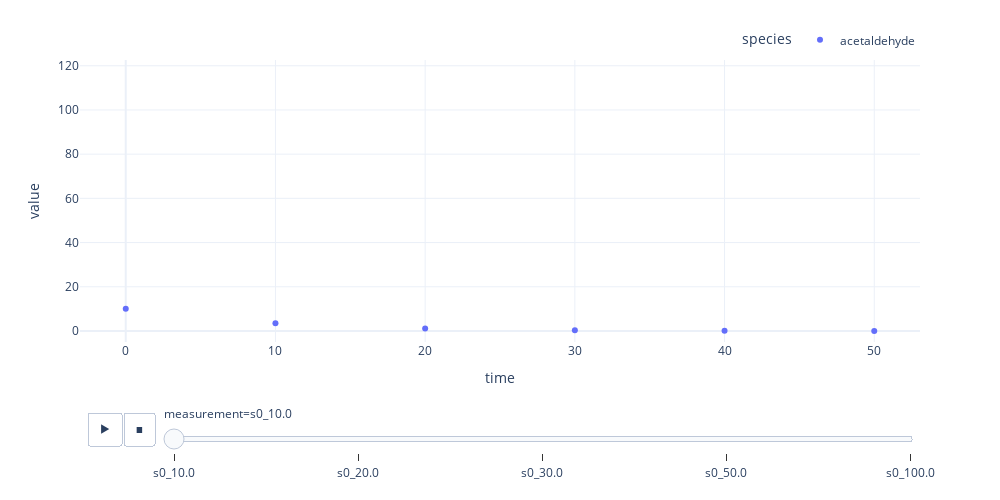

Notebook source saved alongside this figure:
### Code cell
enzmldoc.visualize(interactive=True, use_names=True)

### Figure 1 — Plotly figure (JSON) as saved in the notebook; plotly's stock layout.template omitted (floating-point values rounded to 4 significant figures)
{"data": [{"hovertemplate": "<b>%{hovertext}</b><br><br>species=acetaldehyde<br>measurement=s0_10.0<br>time=%{x}<br>value=%{y}<extra></extra>", "hovertext": ["acetaldehyde", "acetaldehyde", "acetaldehyde", "acetaldehyde", "acetaldehyde", "acetaldehyde"], "legendgroup": "acetaldehyde", "marker": {"color": "#636efa", "symbol": "circle"}, "mode": "markers", "name": "acetaldehyde", "orientation": "v", "showlegend": true, "type": "scatter", "x": [0, 10, 20, 30, 40, 50], "xaxis": "x", "y": [10, 3.435, 1.084, 0.3315, 0.1003, 0.03026], "yaxis": "y"}], "layout": {"height": 500, "hovermode": "closest", "legend": {"orientation": "h", "title": {"text": "species"}, "tracegroupgap": 0, "x": 1, "xanchor": "right", "y": 1.02, "yanchor": "bottom"}, "margin": {"t": 60}, "sliders": [{"active": 0, "currentvalue": {"prefix": "measurement="}, "len": 0.9, "pad": {"b": 10, "t": 60}, "steps": [{"args": [["s0_10.0"], {"frame": {"duration": 0, "redraw": false}, "fromcurrent": true, "mode": "immediate", "transition": {"duration": 0, "easing": "linear"}}], "label": "s0_10.0", "method": "animate"}, {"args": [["s0_20.0"], {"frame": {"duration": 0, "redraw": false}, "fromcurrent": true, "mode": "immediate", "transition": {"duration": 0, "easing": "linear"}}], "label": "s0_20.0", "method": "animate"}, {"args": [["s0_30.0"], {"frame": {"duration": 0, "redraw": false}, "fromcurrent": true, "mode": "immediate", "transition": {"duration": 0, "easing": "linear"}}], "label": "s0_30.0", "method": "animate"}, {"args": [["s0_50.0"], {"frame": {"duration": 0, "redraw": false}, "fromcurrent": true, "mode": "immediate", "transition": {"duration": 0, "easing": "linear"}}], "label": "s0_50.0", "method": "animate"}, {"args": [["s0_100.0"], {"frame": {"duration": 0, "redraw": false}, "fromcurrent": true, "mode": "immediate", "transition": {"duration": 0, "easing": "linear"}}], "label": "s0_100.0", "method": "animate"}], "x": 0.1, "xanchor": "left", "y": 0, "yanchor": "top"}], "updatemenus": [{"buttons": [{"args": [null, {"frame": {"duration": 500, "redraw": false}, "fromcurrent": true, "mode": "immediate", "transition": {"duration": 500, "easing": "linear"}}], "label": "&#9654;", "method": "animate"}, {"args": [[null], {"frame": {"duration": 0, "redraw": false}, "fromcurrent": true, "mode": "immediate", "transition": {"duration": 0, "easing": "linear"}}], "label": "&#9724;", "method": "animate"}], "direction": "left", "pad": {"r": 10, "t": 70}, "showactive": false, "type": "buttons", "x": 0.1, "xanchor": "right", "y": 0, "yanchor": "top"}], "width": 1000, "xaxis": {"anchor": "y", "autorange": true, "domain": [0, 1], "range": [-3.056, 53.06], "title": {"text": "time"}, "type": "linear"}, "yaxis": {"anchor": "x", "domain": [0, 1], "range": [-5, 122.6], "title": {"text": "value"}, "type": "linear"}}}
